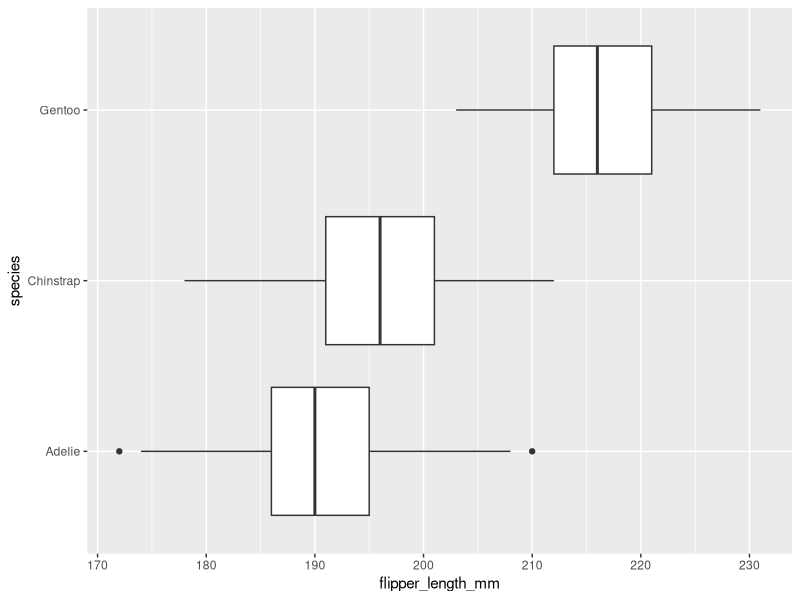
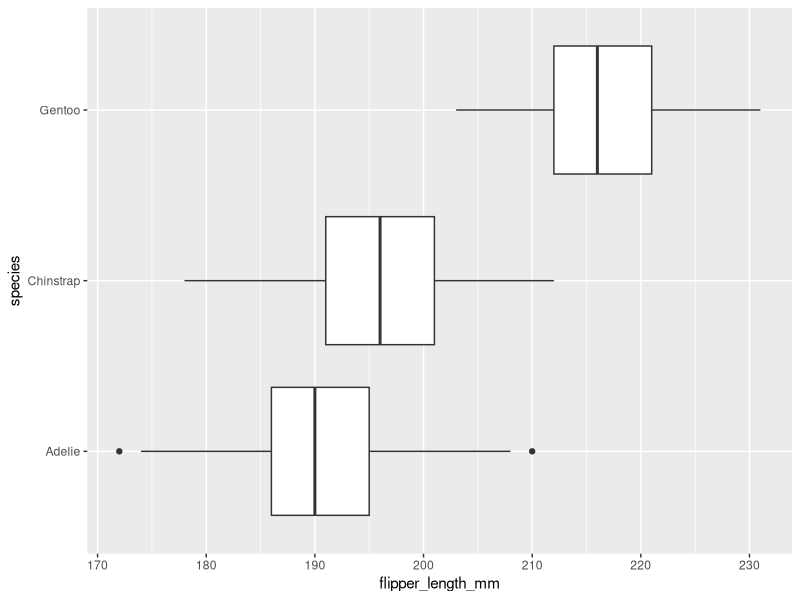
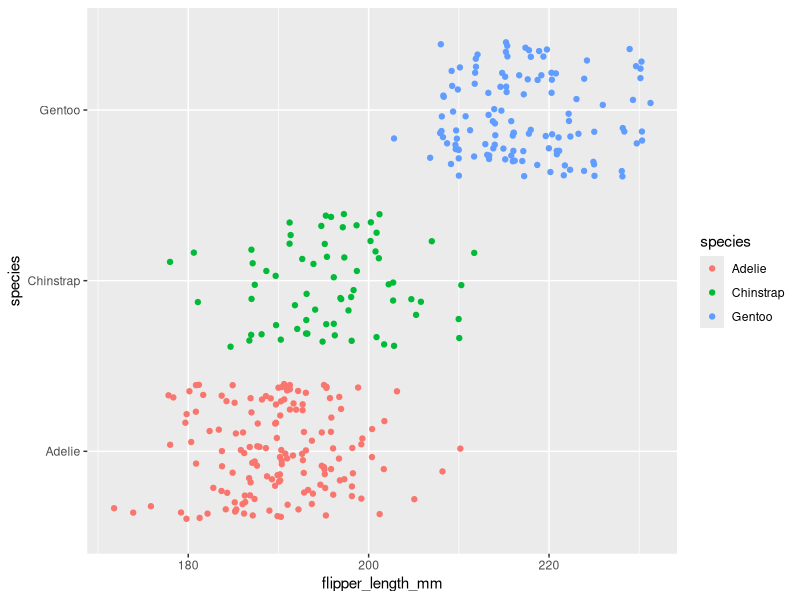
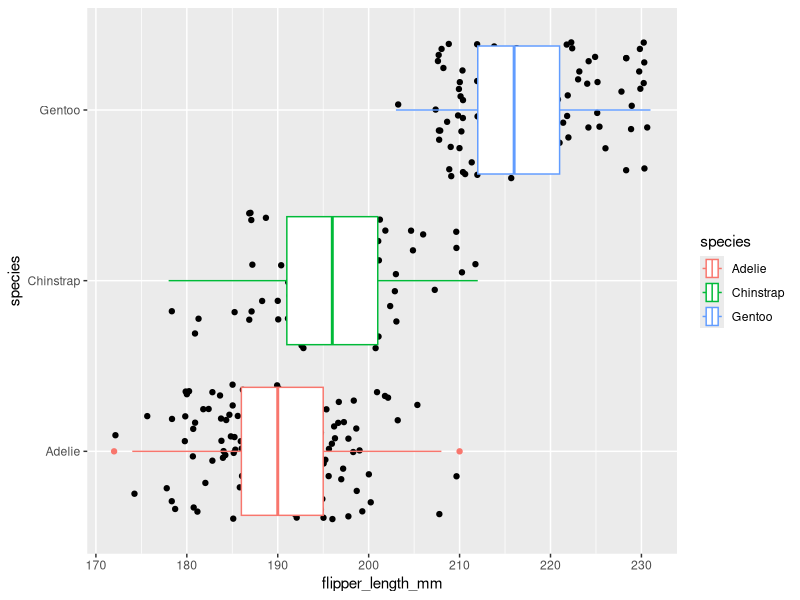
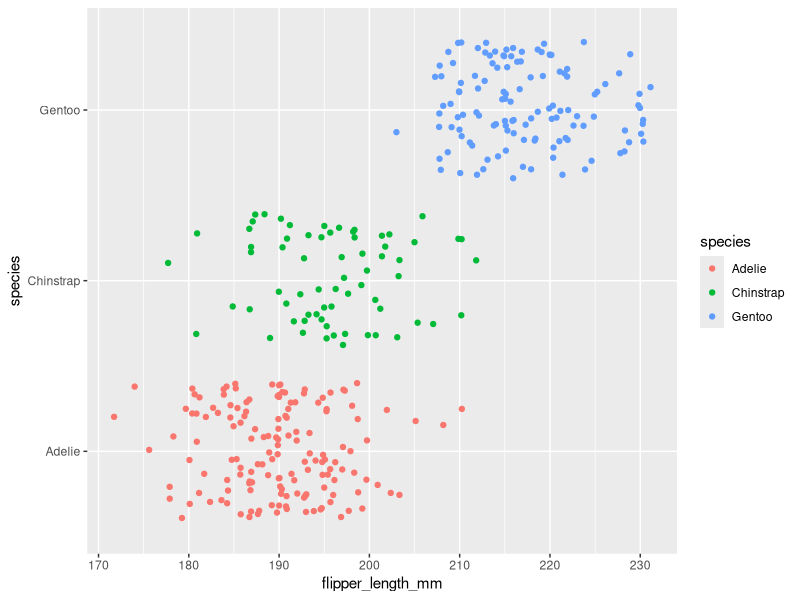

Recreate these plots in R, in order.
## ---- chunk 1
knitr::opts_chunk$set(error = TRUE)
## ---- chunk 2
library(palmerpenguins)
penguins
## ---- chunk 3
library(ggplot2)
## ---- chunk 4
ggplot(data = penguins, mapping = aes(x = flipper_length_mm, y = species)) +
  geom_boxplot()
## ---- chunk 5
ggplot(data = penguins, mapping = aes(x = flipper_length_mm, y = species, colors = species)) +
  geom_boxplot()
## ---- chunk 6
ggplot(data = penguins, mapping = aes(x = flipper_length_mm, y = species, color = species)) +
  geom_jitter()
## ---- chunk 7
ggplot(data = penguins, 
       mapping = aes(x = flipper_length_mm, 
                     y = species))+
  geom_jitter() +
  geom_boxplot(aes(color = species)) 
## ---- chunk 8
ggplot(data = penguins, mapping = aes(x = flipper_length_mm, y = species)) +
  geom_jitter(aes(color = species))
## ---- chunk 9

## ---- chunk 10

## ---- chunk 11

## ---- chunk 12

## ---- chunk 13

## ---- chunk 14

